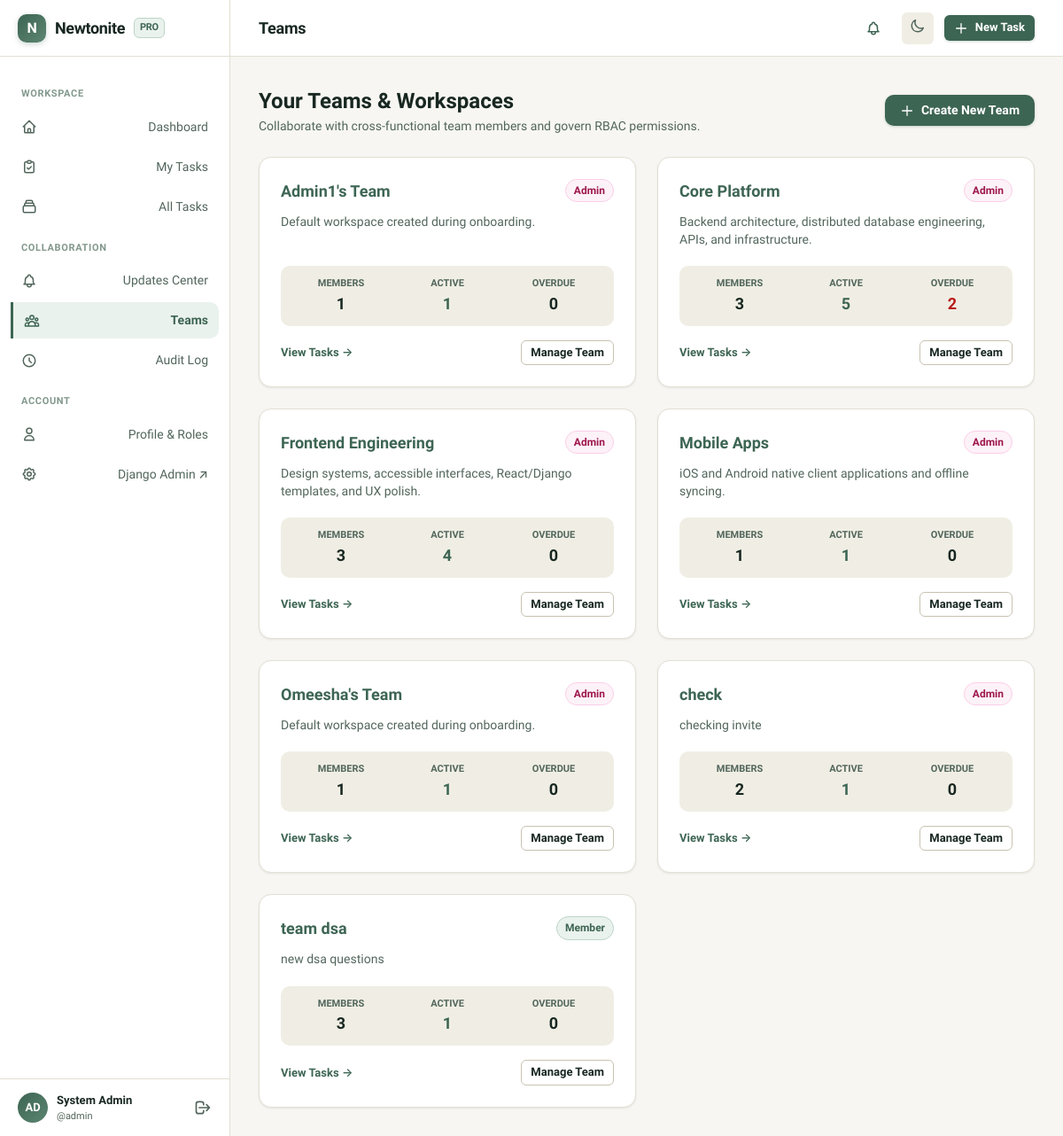
Page /teams/ (signed in) on the committed database.
### tasks/models.py (models this page shows, shortened)
class Team(models.Model):
    name = models.CharField(max_length=100, unique=True, help_text="Unique name for the team.")
    description = models.TextField(blank=True, help_text="Short description of the team's mandate.")
    created_at = models.DateTimeField(auto_now_add=True)
    updated_at = models.DateTimeField(auto_now=True)
    class Meta:
        ordering = ['name']
        verbose_name = 'Team'
        verbose_name_plural = 'Teams'
    def member_count(self):
        return self.memberships.count()
    def active_tasks_count(self):
        return self.tasks.filter(is_archived=False).count()
    def open_tasks_count(self):
        return self.tasks.filter(is_archived=False, status=TaskStatus.OPEN).count()
    def overdue_tasks_count(self):
        today = timezone.localdate()
        return self.tasks.filter(
            is_archived=False,
            due_date__lt=today
        ).exclude(status=TaskStatus.RESOLVED).count()

### tasks/views.py (the view)
# urls.py: path('teams/', views.team_list_view, name='team_list'),
@login_required
def team_list_view(request):
    teams = get_accessible_teams_qs(request.user).prefetch_related('memberships__user')
    user_roles = {
        m.team_id: m.get_role_display()
        for m in TeamMembership.objects.filter(user=request.user)
    }
    teams_data = []
    for team in teams:
        teams_data.append({
            'team': team,
            'role': user_roles.get(team.id, 'Admin' if request.user.is_superuser else 'Member'),
            'member_count': team.member_count(),
            'active_tasks': team.active_tasks_count(),
            'open_tasks': team.open_tasks_count(),
            'overdue_tasks': team.overdue_tasks_count(),
        })
    context = {
        'title': 'Teams',
        'teams_data': teams_data,
    }
    return render(request, 'teams/list.html', context)

### tasks/permissions.py (called while the page is built)
def is_system_admin(user):
    return user.is_authenticated and (user.is_superuser or user.is_staff)

def get_accessible_teams_qs(user):
    if not user.is_authenticated:
        return Team.objects.none()
    if is_system_admin(user):
        return Team.objects.all()
    return Team.objects.filter(memberships__user=user).distinct()

### templates/teams/list.html (shortened to what this page needs)
{% extends 'base.html' %}
{% block page_title %}Teams{% endblock %}
{% block content %}
<div style="display: flex; justify-content: space-between; align-items: center; margin-bottom: 1.5rem; flex-wrap: wrap; gap: 1rem;">
  <div>
    <h2 style="font-size: 1.5rem; font-weight: 800; color: var(--text-main);">Your Teams & Workspaces</h2>
    <p style="color: var(--text-muted); font-size: 0.875rem;">Collaborate with cross-functional team members and govern RBAC permissions.</p>
  </div>
  <a href="{% url 'team_create' %}" class="btn btn-primary" id="btn-create-team-main">
    <svg width="16" height="16" fill="none" stroke="currentColor" viewBox="0 0 24 24"><path stroke-linecap="round" stroke-linejoin="round" stroke-width="2" d="M12 4v16m8-8H4"/></svg>
    Create New Team
  </a>
</div>
{% if teams_data %}
<div style="display: grid; grid-template-columns: repeat(auto-fill, minmax(320px, 1fr)); gap: 1.5rem;">
  {% for item in teams_data %}
  <div class="card" style="display: flex; flex-direction: column; justify-content: space-between;">
    <div>
      <div style="display: flex; justify-content: space-between; align-items: flex-start; margin-bottom: 0.75rem;">
        <h3 style="font-size: 1.125rem; font-weight: 700; color: var(--text-main);">
          <a href="{% url 'team_detail' pk=item.team.id %}">{{ item.team.name }}</a>
        </h3>
        <span class="badge badge-role-{{ item.role|lower }}">{{ item.role }}</span>
      </div>
      <p style="font-size: 0.875rem; color: var(--text-muted); margin-bottom: 1.25rem; line-height: 1.4;">
        {{ item.team.description|default:"No description provided."|truncatechars:120 }}
      </p>
    </div>
    <div>
      <div style="display: grid; grid-template-columns: repeat(3, 1fr); gap: 0.5rem; background-color: var(--bg-subtle); padding: 0.75rem; border-radius: var(--radius-md); text-align: center; margin-bottom: 1rem;">
        <div>
          <span style="font-size: 0.6875rem; color: var(--text-muted); display: block; font-weight: 600;">MEMBERS</span>
          <span style="font-size: 1.125rem; font-weight: 700;">{{ item.member_count }}</span>
        </div>
        <div>
          <span style="font-size: 0.6875rem; color: var(--text-muted); display: block; font-weight: 600;">ACTIVE</span>
          <span style="font-size: 1.125rem; font-weight: 700; color: var(--primary);">{{ item.active_tasks }}</span>
        </div>
        <div>
          <span style="font-size: 0.6875rem; color: var(--text-muted); display: block; font-weight: 600;">OVERDUE</span>
          <span style="font-size: 1.125rem; font-weight: 700; {% if item.overdue_tasks > 0 %}color: var(--urgent);{% endif %}">{{ item.overdue_tasks }}</span>
        </div>
      </div>
      <div style="display: flex; justify-content: space-between; align-items: center;">
        <a href="{% url 'task_list' %}?team={{ item.team.id }}" style="font-size: 0.8125rem; font-weight: 600;">View Tasks &rarr;</a>
        <a href="{% url 'team_detail' pk=item.team.id %}" class="btn btn-sm btn-secondary">Manage Team</a>
      </div>
    </div>
  </div>
  {% endfor %}
</div>
{% endif %}
{% endblock %}

### templates/base.html (shortened to what this page needs)
{% load static %}
<!DOCTYPE html>
<html lang="en">
<head>
  <link rel="stylesheet" href="{% static 'css/app.css' %}">
</head>
<body>
  {% if user.is_authenticated %}
  <div class="app-layout">
    <aside class="app-sidebar" id="app-sidebar">
      <div class="sidebar-header">
        <a href="{% url 'dashboard' %}" class="brand-link">
          <div class="brand-icon">N</div>
          <span>Newtonite</span>
          <span class="brand-badge">PRO</span>
        </a>
      </div>
      <nav class="sidebar-nav">
        <span class="nav-section-title">Workspace</span>
        <a href="{% url 'dashboard' %}" class="nav-item {% if request.resolver_match.url_name == 'dashboard' %}active{% endif %}" id="nav-dashboard">
          <svg fill="none" stroke="currentColor" viewBox="0 0 24 24"><path stroke-linecap="round" stroke-linejoin="round" stroke-width="2" d="M3 12l2-2m0 0l7-7 7 7M5 10v10a1 1 0 001 1h3m10-11l2 2m-2-2v10a1 1 0 01-1 1h-3m-6 0a1 1 0 001-1v-4a1 1 0 011-1h2a1 1 0 011 1v4a1 1 0 001 1m-6 0h6"/></svg>
          <span>Dashboard</span>
        </a>
        <a href="{% url 'task_list' %}?my=1" class="nav-item {% if request.GET.my == '1' %}active{% endif %}" id="nav-my-tasks">
          <svg fill="none" stroke="currentColor" viewBox="0 0 24 24"><path stroke-linecap="round" stroke-linejoin="round" stroke-width="2" d="M9 5H7a2 2 0 00-2 2v12a2 2 0 002 2h10a2 2 0 002-2V7a2 2 0 00-2-2h-2M9 5a2 2 0 002 2h2a2 2 0 002-2M9 5a2 2 0 012-2h2a2 2 0 012 2m-6 9l2 2 4-4"/></svg>
          <span>My Tasks</span>
        </a>
        <a href="{% url 'task_list' %}" class="nav-item {% if request.resolver_match.url_name == 'task_list' and not request.GET.my %}active{% endif %}" id="nav-all-tasks">
          <svg fill="none" stroke="currentColor" viewBox="0 0 24 24"><path stroke-linecap="round" stroke-linejoin="round" stroke-width="2" d="M19 11H5m14 0a2 2 0 012 2v6a2 2 0 01-2 2H5a2 2 0 01-2-2v-6a2 2 0 012-2m14 0V9a2 2 0 00-2-2M5 11V9a2 2 0 012-2m0 0V5a2 2 0 012-2h6a2 2 0 012 2v2M7 7h10"/></svg>
          <span>All Tasks</span>
        </a>
        <span class="nav-section-title">Collaboration</span>
        <a href="{% url 'updates_center' %}" class="nav-item {% if request.resolver_match.url_name == 'updates_center' %}active{% endif %}" id="nav-updates">
          <span>Updates Center</span>
        </a>
        <a href="{% url 'team_list' %}" class="nav-item {% if 'team' in request.resolver_match.url_name %}active{% endif %}" id="nav-teams">
          <span>Teams</span>
        </a>
        <a href="{% url 'activity_list' %}" class="nav-item {% if request.resolver_match.url_name == 'activity_list' %}active{% endif %}" id="nav-activity">
          <svg fill="none" stroke="currentColor" viewBox="0 0 24 24"><path stroke-linecap="round" stroke-linejoin="round" stroke-width="2" d="M12 8v4l3 3m6-3a9 9 0 11-18 0 9 9 0 0118 0z"/></svg>
          <span>Audit Log</span>
        </a>
        <span class="nav-section-title">Account</span>
        <a href="{% url 'profile' %}" class="nav-item {% if request.resolver_match.url_name == 'profile' %}active{% endif %}" id="nav-profile">
          <svg fill="none" stroke="currentColor" viewBox="0 0 24 24"><path stroke-linecap="round" stroke-linejoin="round" stroke-width="2" d="M16 7a4 4 0 11-8 0 4 4 0 018 0zM12 14a7 7 0 00-7 7h14a7 7 0 00-7-7z"/></svg>
          <span>Profile & Roles</span>
        </a>
        {% if user.is_staff or user.is_superuser %}
        <a href="/admin/" target="_blank" class="nav-item" id="nav-admin">
          <span>Django Admin &nearr;</span>
        </a>
        {% endif %}
      </nav>
      <div class="sidebar-footer">
        <div class="user-snippet">
          <div class="user-avatar">{{ user.username|slice:":2"|upper }}</div>
          <div class="user-info">
            <span class="user-name">{{ user.get_full_name|default:user.username }}</span>
            <span class="user-role-badge">@{{ user.username }}</span>
          </div>
        </div>
        <a href="{% url 'logout' %}" title="Log out" style="color: var(--text-muted); display: flex; align-items: center; justify-content: center; padding: var(--space-xs); border-radius: var(--radius-sm); transition: color var(--transition-fast);" aria-label="Log out">
          <svg width="20" height="20" fill="none" stroke="currentColor" viewBox="0 0 24 24"><path stroke-linecap="round" stroke-linejoin="round" stroke-width="2" d="M17 16l4-4m0 0l-4-4m4 4H7m6 4v1a3 3 0 01-3 3H6a3 3 0 01-3-3V7a3 3 0 013-3h4a3 3 0 013 3v1"/></svg>
        </a>
      </div>
    </aside>
    <div class="app-main">
      <header class="app-topbar">
        <div class="topbar-left">
          <h1 class="breadcrumb-title">{% block page_title %}{{ title|default:"Newtonite Task Tracker" }}{% endblock %}</h1>
        </div>
        <div class="topbar-right">
          <a href="{% url 'updates_center' %}" class="btn btn-outline btn-sm topbar-updates-btn" id="topbar-updates-btn" title="Updates Center" aria-label="View Updates">
          </a>
          <button type="button" class="btn btn-outline btn-sm theme-toggle-btn" id="theme-toggle-btn" title="Toggle Light / Dark Theme" aria-label="Toggle Light or Dark theme">
            <span class="theme-icon-moon" style="display:none;">
              <svg width="18" height="18" fill="none" stroke="currentColor" viewBox="0 0 24 24"><path stroke-linecap="round" stroke-linejoin="round" stroke-width="2" d="M20.354 15.354A9 9 0 018.646 3.646 9.003 9.003 0 0012 21a9.003 9.003 0 008.354-5.646z"/></svg>
            </span>
          </button>
          <a href="{% url 'task_create' %}" class="btn btn-primary btn-sm" id="topbar-create-task-btn">
            <svg width="16" height="16" fill="none" stroke="currentColor" viewBox="0 0 24 24"><path stroke-linecap="round" stroke-linejoin="round" stroke-width="2" d="M12 4v16m8-8H4"/></svg>
            <span>New Task</span>
          </a>
        </div>
      </header>
      <main class="page-container">
        {% block content %}{% endblock %}
      </main>
    </div>
  </div>
  {% else %}
  <main>
    {% block auth_content %}{% endblock %}
  </main>
  {% endif %}
</body>
</html>

### rows in the picture
Team: team.name "Admin1's Team", role "Admin", team.description "Default workspace created during onboarding.", member_count "1", active_tasks "1", overdue_tasks "0"
Team: team.name "Core Platform", role "Admin", team.description "Backend architecture, distributed database engineering, APIs, and infrastructure.", member_count "3", active_tasks "5", overdue_tasks "2"
Team: team.name "Frontend Engineering", role "Admin", team.description "Design systems, accessible interfaces, React/Django templates, and UX polish.", member_count "3", active_tasks "4", overdue_tasks "0"
Team: team.name "Mobile Apps", role "Admin", team.description "iOS and Android native client applications and offline syncing.", member_count "1", active_tasks "1", overdue_tasks "0"
Team: team.name "Omeesha's Team", role "Admin", team.description "Default workspace created during onboarding.", member_count "1", active_tasks "1", overdue_tasks "0"
Team: team.name "check", role "Admin", team.description "checking invite", member_count "2", active_tasks "1", overdue_tasks "0"
Team: team.name "team dsa", role "Member", team.description "new dsa questions", member_count "3", active_tasks "1", overdue_tasks "0"

### other values in the picture
{{ user.username|slice:":2"|upper }} "AD"
{{ user.get_full_name|default:user.username }} "System Admin"
{{ user.username }} "admin"
